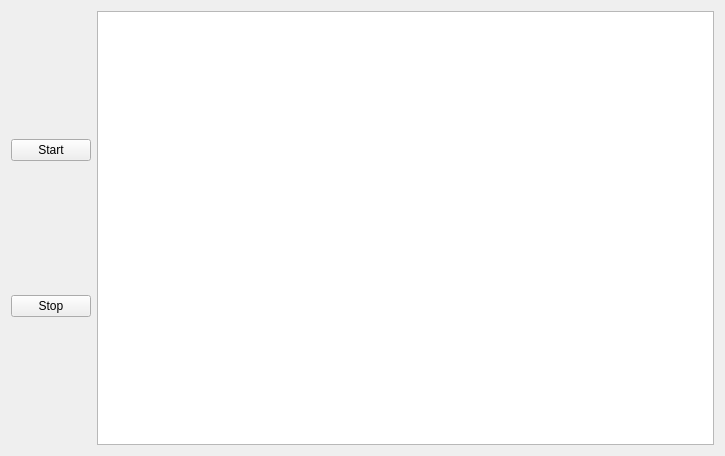
<?xml version="1.0" encoding="UTF-8"?>
<ui version="4.0">
 <class>Widget</class>
 <widget class="QWidget" name="Widget">
  <property name="geometry">
   <rect>
    <x>0</x>
    <y>0</y>
    <width>725</width>
    <height>456</height>
   </rect>
  </property>
  <property name="windowTitle">
   <string>Widget</string>
  </property>
  <layout class="QVBoxLayout" name="verticalLayout_2">
   <item>
    <layout class="QHBoxLayout" name="horizontalLayout">
     <item>
      <layout class="QVBoxLayout" name="verticalLayout">
       <item>
        <widget class="QPushButton" name="start">
         <property name="text">
          <string>Start</string>
         </property>
        </widget>
       </item>
       <item>
        <widget class="QPushButton" name="stop">
         <property name="text">
          <string>Stop</string>
         </property>
        </widget>
       </item>
      </layout>
     </item>
     <item>
      <widget class="QTextEdit" name="textEdit"/>
     </item>
    </layout>
   </item>
  </layout>
 </widget>
 <resources/>
 <connections/>
</ui>
